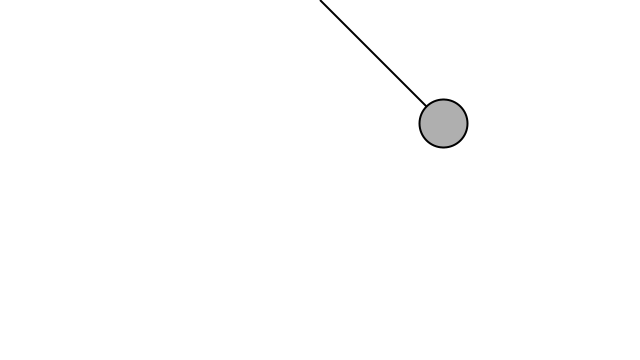
Frame 1 (no input)
Frame 60 (the mouse pressed at the canvas centre just before this capture): identical to frame 1, image omitted
Frame 120 (the mouse held since frame 60 and released just before this capture): identical to frame 1, image omitted

The Processing sketch that drew this single still picture (run headless with seeded random() and noise(); from frame 60 on, the mouse is pressed at the canvas centre):

// Processing sketch: build
// ── build.pde
// Let's OOP this stuff ヾ(⌐■_■)ノ
class Pendulum {

  PVector location;
  PVector origin;
  float r;
  float angle;
  float aVelocity;
  float aAcceleration;
  float ballRadius;
  float damping;
  boolean dragging = false;

  Pendulum (PVector origin_, float r_) {

    origin = origin_.get();
    location = new PVector();
    r = r_;
    angle = PI/4;

    aVelocity = 0.0;
    aAcceleration = 0.0;
    damping = 0.995;
    ballRadius = 48.0;

  }

  void go() {
    update();
    drag();
    display();
  }

  void update() {
    if (!dragging) {
      float gravity = 0.4;
      aAcceleration = (-1 * gravity / r) * sin(angle);
      aVelocity *= aAcceleration;
      aVelocity *= damping;
      angle += aVelocity;
    }
  }

  void stopDragging() {
    dragging = false;
    aVelocity = 0;
  }

  void display() {
    location.set(r*sin(angle), r*cos(angle), 0);
    location.add(origin);

    stroke(0);
    strokeWeight(2);
    line(origin.x, origin.y, location.x, location.y);
    ellipseMode(CENTER);
    fill(175);
    if(dragging) fill(0);
    ellipse(location.x, location.y, ballRadius, ballRadius);
  }

  void clicked(int mx, int my) {
    float d = dist(mx, my, location.x, location.y);
    if (d < ballRadius) {
      dragging = true;
    }
  }

  void drag() {
    if (dragging) {
      PVector diff = PVector.sub(origin, new PVector(mouseX, mouseY));
      angle = atan2(-1*diff.y, diff.x) - radians(90);
    }
  }
}

Pendulum p;

void setup() {
  size(640, 360);
  p = new Pendulum(new PVector(width/2,0),175);
}

void draw() {
  background(255);
  p.go();
}

void mousePressed() {
  p.clicked(mouseX, mouseY);
}

void mouseReleased() {
  p.stopDragging();
}
